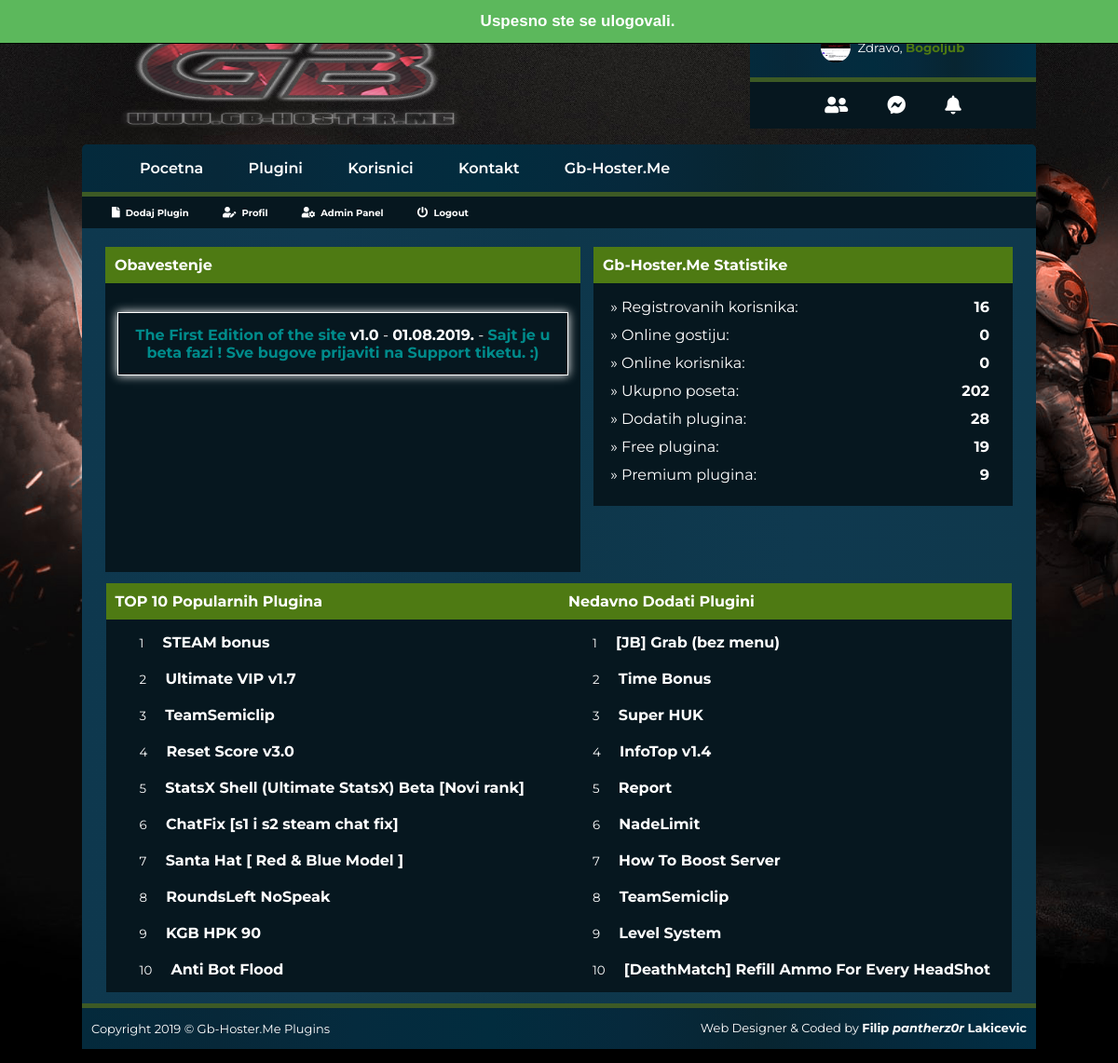
Page / (signed in) on the committed database.
### tables this page shows
CREATE TABLE `users` (
  `user_id` int(11) NOT NULL,
  `fullname` varchar(222) NOT NULL,
  `username` varchar(222) NOT NULL,
  `email` varchar(222) NOT NULL,
  `password` varchar(222) NOT NULL,
  `privilegija` varchar(222) NOT NULL,
  `avatar` varchar(222) NOT NULL,
  `datum` text NOT NULL,
  `banner` text NOT NULL,
  `banned` text NOT NULL,
  `deleted_acc` text NOT NULL,
  `user_ip` text NOT NULL,
  `time` text NOT NULL,
  `online` text NOT NULL
);

CREATE TABLE `plugini` (
  `plugin` int(11) NOT NULL,
  `naziv` text NOT NULL,
  `kategorija` text NOT NULL,
  `source` text NOT NULL,
  `get_sma` text NOT NULL,
  `get_amxx` text NOT NULL,
  `sma_preuzimanja` int(22) NOT NULL DEFAULT '0',
  `amxx_preuzimanja` int(22) NOT NULL DEFAULT '0',
  `verzija` text NOT NULL,
  `autor` text NOT NULL,
  `datum` text NOT NULL,
  `aktivan` int(11) NOT NULL,
  `kod` longtext NOT NULL,
  `user_id` text NOT NULL,
  `original_amxx` text NOT NULL,
  `original_sma` text NOT NULL,
  `tutorijal` longtext NOT NULL,
  `banned` text NOT NULL
);

### assets/include/db_connect.php (called while the page is built, shortened)
<?php
function siteURL() {
	$protocol = ((!empty($_SERVER['HTTPS']) && $_SERVER['HTTPS'] != 'off') || $_SERVER['SERVER_PORT'] == 443) ? "https://" : "http://";
	$domainName = $_SERVER['HTTP_HOST'];
	return $protocol.$domainName;
}
function get_active_guests($conn) {
	$Time = time() - 60;
	$CheckOnlineUsers = "SELECT * FROM online WHERE `time`>'$Time'";
	$Result = mysqli_query($conn, $CheckOnlineUsers);
	$OnlineStatus = mysqli_num_rows($Result);
	return $OnlineStatus;
}
function get_active_users($conn) {
	$Time = time() - 60;
	$CheckOnlineUsers = "SELECT * FROM users WHERE `time`>'$Time'";
	$Result = mysqli_query($conn, $CheckOnlineUsers);
	$OnlineStatus = mysqli_num_rows($Result);
	return $OnlineStatus;
}
function ukupno_poseta($conn) {
	$CheckOnlineUsers = "SELECT * FROM posete";
	$Result = mysqli_query($conn, $CheckOnlineUsers);
	$OnlineStatus = mysqli_num_rows($Result);
	return $OnlineStatus;
}
?>

### index.php (the view, shortened to what this page needs)
<?php
include_once 'assets/include/db_connect.php';
$ukupno_plugina = mysqli_num_rows(mysqli_query($conn,"SELECT * FROM plugini WHERE aktivan=1"));
$free_plugina = mysqli_num_rows(mysqli_query($conn,"SELECT * FROM plugini WHERE source='Free' AND aktivan='1' "));
$premium_plugina = mysqli_num_rows(mysqli_query($conn,"SELECT * FROM plugini WHERE source='Premium' AND aktivan='1' "));
$reg_kor = mysqli_num_rows(mysqli_query($conn,"SELECT * FROM users"));
?>
<!DOCTYPE html>
<html>
<head>
	<link rel="stylesheet" type="text/css" href="<?php echo siteURL(); ?>/assets/css/style.css?<?php echo time(); ?>">
	<link rel="stylesheet" href="https://use.fontawesome.com/releases/v5.8.1/css/all.css">
</head>
<body>
	<?php include 'assets/include/obavestenja.php'; ?>
	<?php include 'assets/include/header.php'; ?>
	<div id="container">
		<?php include 'assets/include/navigation.php'; ?>
		<div id="linija"></div>
		<?php include 'assets/include/podpanel.php'; ?>
		<div id="centar">
			<div id="obavestenja">
				<div id="naslov"><b style="position: relative;left: 10px;">Obavestenje</b></div>
				<div id="content" style="min-height: 300px;">
				<ul class="list-item">
					<center>
					<li class="list-style"><b style="color: darkcyan;">The First Edition of the site</b> <b>v1.0</b> - <b>01.08.2019.</b> - <b style="color: darkcyan;">Sajt je u beta fazi ! Sve bugove prijaviti na Support tiketu. :)</b></li>
				</center>
				</ul>
				</div>
			</div>
			<div id="gb-hoster-statistike">
				<div id="naslov"><b style="position: relative;left: 10px;">Gb-Hoster.Me Statistike</b></div>
				<div id="content">
					<br>
					<p> » Registrovanih korisnika: <b><?php echo $reg_kor;?></b></p><br>
					<p> » Online gostiju: <b><?php echo get_active_guests($conn); ?></b></p><br>
					<p> » Online korisnika: <b><?php echo get_active_users($conn); ?></b></p><br>
					<p> » Ukupno poseta: <b><?php echo ukupno_poseta($conn); ?></b></p><br>
				    <p> » Dodatih plugina: <b><?php echo $ukupno_plugina;?></b></p><br>
					<p> » Free plugina: <b><?php echo $free_plugina;?></b></p><br>
					<p> » Premium plugina: <b><?php echo $premium_plugina;?></b></p><br>
				</div>
			</div>
			<div id="topplugini">
				<div id="top10plugina">
				<div id="naslov"><b style="position: relative;left: 10px;">TOP 10 Popularnih Plugina</b></div>
				<div id="content">
					<ul class="toplists">
						<?php
						$listlatestplugins = mysqli_query($conn, "SELECT * FROM plugini WHERE aktivan=1 ORDER BY amxx_preuzimanja DESC LIMIT 10");
						$counter = 0;
						while ($latestplugins = mysqli_fetch_array($listlatestplugins)) {
							$counter++;
						?>
						<li>
							<small><?php echo $counter; ?></small>
							<a href="<?php echo siteURL();?>/plugin/<?php echo $latestplugins['original_amxx']; ?>"><?php echo $latestplugins['naziv']; ?></a>
						</li>
						<?php } ?>
					</ul>
				</div>
				</div>
				<div id="tekdodati">
				<div id="naslov"><b style="position: relative;left: 10px;">Nedavno Dodati Plugini</b></div>
				<div id="content">
					<ul class="toplists">
						<?php
						$listlatestplugins = mysqli_query($conn, "SELECT * FROM plugini WHERE aktivan=1 ORDER BY plugin DESC LIMIT 10");
						$counter = 0;
						while ($latestplugins = mysqli_fetch_array($listlatestplugins)) {
							$counter++;
						?>
						<li>
							<small><?php echo $counter; ?></small>
							<a href="<?php echo siteURL();?>/plugin/<?php echo $latestplugins['original_amxx']; ?>"><?php echo $latestplugins['naziv']; ?></a>
						</li>
						<?php } ?>
					</ul>
				</div>
				</div>
			</div>
		</div>
		<div id="linija"></div>
		<?php include 'assets/include/footer.php'; ?>
	</div>
</body>
</html>

### assets/include/header.php (shortened to what this page needs)
<?php
include_once 'db_connect.php';
if(isset($_SESSION['user_id'])) {
	$sql = mysqli_query($conn, "SELECT * FROM users WHERE user_id = $_SESSION[user_id]");
	$info = mysqli_fetch_array($sql);
}
?>
<?php
if (!isset($_SESSION['logged_in']) == 1) {
?>
	<div id="header">
		<div id="logo">
			<a href="index.php"><img src="<?php echo siteURL(); ?>/assets/images/logo.png" width="450" height="141"></a>
		</div>
		<div id="login">
			<div id="naslov"><center><b>Login / Register</b></center></div>
			<div id="content">
				<form action="" method="post">
					<center>
						<input type="text" name="username" placeholder="Username" required class="input" maxlength="20">
						<input type="password" name="password" placeholder="Passowrd" required class="input">
					</center>
					<button class="button" name="login">Login</button><a href="#register" id="registerModal">Register</a>
				</form>
		<div id="register_Modal" class="modal">
			  <div class="modal-content">
			      		<span class="close register">&times;</span>
			    	<div class="modal-body">
			    	<center>
			    		<h1>Registracija</h1>
			    		<form method="post" action="<?php echo siteURL(); ?>/assets/include/process/register.php" enctype="multipart/form-data">
				    		<input type="text" name="fullname" placeholder="Ime & Prezime" required class="input1" maxlength="40"><br>
				    		<input type="text" name="username" placeholder="Korisnicko Ime ( UserName ) (Max 20 Karaktera)" required class="input1" maxlength="20"><br>
				    		<input type="email" name="email" placeholder="E-Mail" required class="input1"><br>
				    		<input type="password" name="password" placeholder="Sifra ( Password )" required class="input1"><br>
				    		<label for="avatar">Avatar</label>
							<input type="file" name="avatar" style="padding: 4.7px;width: 175px;">
				    		<button class="button" style="width: 250px;" name="register">Register</button>
			    		</form>
			    	</center>
			    	</div>
			  </div>
		</div>
			</div>
		</div>
	</div>
<script>
		// Get the modal
		var register_modal = document.getElementById('register_Modal');
		// Get the button that opens the modal
		var register_btn = document.getElementById("registerModal");
		// Get the <span> element that closes the modal
		var register_span = document.getElementsByClassName("register")[0];
		// When the user clicks the button, open the modal
		register_btn.onclick = function() {
		  register_modal.style.display = "block";
		}
		// When the user clicks on <span> (x), close the modal
		register_span.onclick = function() {
		  register_modal.style.display = "none";
		}
		// When the user clicks anywhere outside of the modal, close it
		window.onclick = function(event) {
		  if (event.target == register_modal) {
		    register_modal.style.display = "none";
		  }
		}
</script>
<?php
} else {
?>
	<div id="header">
		<div id="logo">
			<a href="index.php"><img src="<?php echo siteURL(); ?>/assets/images/logo.png" width="450" height="141"></a>
		</div>
		<div id="login">
			<div id="naslov" style="background-image: linear-gradient(to right,#042a3c,#072839,#052b3e,#022c3e,#06293c,#082531,#05293c,#012e44);border-top-right-radius: 5px;border-top-left-radius: 5px;padding: 10px 0;display: flex;justify-content: center;align-items: center;box-sizing: border-box;">
				<img src="<?php echo siteURL(); ?>/uploads/avatari/<?php echo $info['avatar'] ?>" width="32" height="32" style="background-size: cover; border-radius: 50%;"> <p style="font-size: smaller;margin-left: 7px;">Zdravo, <b style="color: #4e7a13;"><?php echo $info['username'] ?></b></p>
			</div>
			<div style="padding: 0;margin: 0;width: 100%;height: 5px;background: #3d5a25;"></div>
			<div id="content" class="j342" style="background-image: linear-gradient(to right,#0d0d0d;#0a0a0a);padding: 10px 0;">
				<div style="position: relative;display: flex; align-items: center;justify-content: center;">
					<i class="fas fa-user-friends" style="font-size: 20px; padding: 5px 20px;"></i>
					<i class="fab fa-facebook-messenger" style="font-size: 20px; padding: 5px 20px;"></i>
					<i class="fas fa-bell" style="font-size: 20px; padding: 5px 20px;">
					</i>
				</div>
			</div>
		</div>
<?php
}
?>

### assets/css/style.css (style rules this page uses)
* { zoom: 100%!important; }
body,html { zoom: 100%!important; }
body { margin: 0; padding: 0; font-family: 'Montserrat', sans-serif; background-color: rgba(0,0,0, 0.8); color: #fff; background-image: url(../images/background.jpg); background-size: cover; }
#container { width: 1024px; padding: 0; margin: 30px auto; }
#container #linija { padding: 0; margin: 0; width: 100%; height: 5px; background: #3d5a25; }
#container #centar { background-image: linear-gradient(to right,#0e384e,#10394f,#0e374b,#0f394f,#0f384c); width: 100%; position: relative; padding: 10px 0 10px 0; }
#container #topplugini { position: relative; margin: 0 auto; display: flex; padding: 2px; width: 95%; }
#container #topplugini #top10plugina { position: relative; width: 50%; }
#container #topplugini #tekdodati { position: relative; width: 50%; }
#container #centar #obavestenja { position: relative; width: 560px; box-sizing: border-box; padding: 10px 25px; }
#container #centar #obavestenja #naslov { background-color: #4e7a13; position: relative; width: 100%; padding: 10px 0; }
#container #centar #obavestenja #content { background-color: #06171f; padding: 5px; }
#container #centar #gb-hoster-statistike { position: absolute; right: 0; top: 10px; width: 500px; padding: 10px 25px; height: auto; box-sizing: border-box; }
#container #centar #gb-hoster-statistike #naslov { background-color: #4e7a13; position: relative; width: 100%; padding: 10px 0; }
#container #centar #gb-hoster-statistike #content { background-color: #06171f; padding: 5px; }
#container #centar #gb-hoster-statistike #content p { padding: 0; margin: 0; margin-top: -8px; margin-left: 3%; }
#container #centar #gb-hoster-statistike #content b { position: absolute; right: 10%; }
#container #centar #top10plugina #naslov { background-color: #4e7a13; position: relative; width: 100%; padding: 10px 0; }
#container #centar #top10plugina #content { background-color: #06171f; padding: 5px; }
#container #centar #tekdodati #naslov { background-color: #4e7a13; position: relative; width: 100%; padding: 10px 0; }
#container #centar #tekdodati #content { background-color: #06171f; padding: 5px; }
#header { position: relative; margin: auto; margin-top: 10px; margin-bottom: -15px; width: 1024px; padding: 0; }
#header #logo { position: relative; width: 50%; height: 115px; }
#header #login { position: absolute; right: 0; top: 10px; width: 30%; box-sizing: border-box; }
#header #login #naslov { background-color: #4e7a13; position: relative; width: 100%; padding: 5px 0; }
#header #login #content { background-color: #06171f; }
.fas, .far { color: #fff; margin: 0 2px; font-size: 11.5px; }
.toplists { position: relative; padding: 0; margin: 0; list-style: none; }
.toplists small { padding: 14px 16px; }
.toplists li { padding: 10px 15px; }
.toplists a { text-decoration: none; color: #fff; font-weight: bold; }

### index.php (style rules this page uses)
.list-item { padding: 10px 0; list-style: none; }
.list-item li { padding: 14px 16px; border: 1px solid #fff; width: 90%; cursor: pointer; transition: all 0.3s ease 0s; box-shadow: 0 0 10px #fff; -moz-box-shadow: 0 0 10px #fff; -webkit-box-shadow: 0 0 10px #fff; -o-box-shadow: 0 0 10px #fff; margin-bottom: 20px; }

### assets/include/header.php (style rules this page uses)
.j342 .fas, .fab { position: relative; }
.j342 .fas, .fab:hover { cursor: pointer; }

### rows in the picture
users: avatar (picture), username "Bogoljub"
plugini: naziv "STEAM bonus"
plugini: naziv "Ultimate VIP v1.7"
plugini: naziv "TeamSemiclip"
plugini: naziv "Reset Score v3.0"
plugini: naziv "StatsX Shell (Ultimate StatsX) Beta [Novi rank]"
plugini: naziv "ChatFix [s1 i s2 steam chat fix]"
plugini: naziv "Santa Hat [ Red & Blue Model ]"
plugini: naziv "RoundsLeft NoSpeak"
plugini: naziv "KGB HPK 90"
plugini: naziv "Anti Bot Flood"
plugini: naziv "[JB] Grab (bez menu)"
plugini: naziv "Time Bonus"
plugini: naziv "Super HUK"
plugini: naziv "InfoTop v1.4"
plugini: naziv "Report"
plugini: naziv "NadeLimit"
plugini: naziv "How To Boost Server"
plugini: naziv "Level System"
plugini: naziv "[DeathMatch] Refill Ammo For Every HeadShot"

### other values in the picture
$ok "Uspesno ste se ulogovali."
$reg_kor "16"
get_active_guests($conn) "0"
get_active_users($conn) "0"
ukupno_poseta($conn) "202"
$ukupno_plugina "28"
$free_plugina "19"
$premium_plugina "9"
